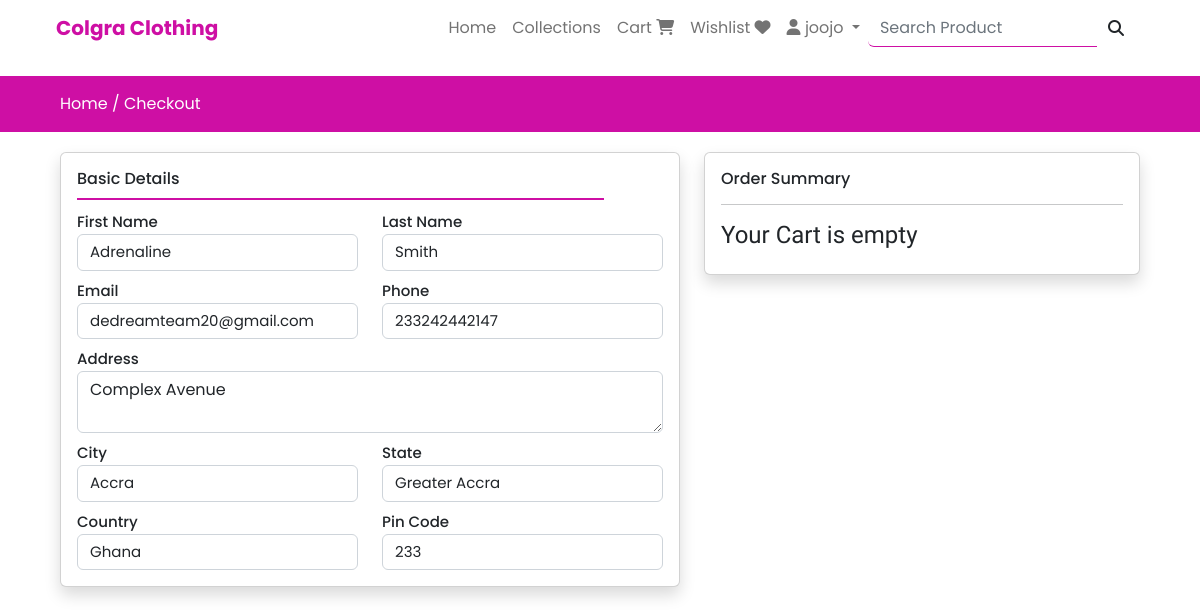
The page /checkout (signed in) on the database its author committed.
### store/models.py (models this page shows, shortened)
class CustomUser(AbstractUser):
    first_name = models.CharField(max_length=250, null=False, blank=False)
    last_name = models.CharField(max_length=250, null=False, blank=False)
    email = models.EmailField(max_length=250, null=False, blank=False)
    password1 = models.CharField(max_length=250, null=False, blank=False)
    password2 = models.CharField(max_length=250, null=False, blank=False)
    phone_number = models.PositiveIntegerField(null=True, blank=False)

class UserProfile(models.Model):
    user = models.OneToOneField(CustomUser, on_delete=models.CASCADE)
    phone = models.PositiveIntegerField(null=False)
    address = models.TextField(null=False)
    city = models.CharField(max_length=150, null=False)
    state = models.CharField(max_length=150, null=False)
    country = models.CharField(max_length=150, null=False)
    pincode = models.CharField(max_length=150, null=False)
    created_at = models.DateTimeField(auto_now_add=True)

### store/checkout/checkoutviews.py (the view)
# urls.py: path('checkout', checkoutviews.index, name='checkout'),
@login_required(login_url='login')
def index(request):
    raw_cart = models.Cart.objects.filter(user=request.user)
    for item in raw_cart:
        if item.product_qty > item.product.quantity:
            models.Cart.objects.delete(id=item.id)
    cart_items = models.Cart.objects.filter(user=request.user)
    total_price = 0
    for item in cart_items:
        total_price += item.product.selling_price * item.product_qty
    user_profile = models.UserProfile.objects.filter(user=request.user).first()
    total_price_paystack = total_price * 100
    ref = 'col'+str(random.randint(11111111, 99999999))
    while models.Payment.objects.filter(ref=ref) is None:
        ref = 'dstore'+str(random.randint(11111111, 99999999))
    context = {'cart_items':cart_items, 'total_price':total_price, 'amount':total_price_paystack, 'user_profile':user_profile, 'ref':ref}
    return render(request, 'store/layouts/checkout.html', context)

### store/templates/store/layouts/checkout.html (shortened to what this page needs)
{% extends 'store/layouts/base.html' %}
{% block content %}
<div class="py-3" style="background-color: #ce0fa4; margin: 20px 0">
  <div style="color: white" class="my-container">
    <a style="color: white" href="{% url 'home' %}">Home /</a>
    <a style="color: white" href="{% url 'checkout' %}"> Checkout</a>
  </div>
</div>
<div class="my-container">
  <form action="{% url 'place_order' %}" method="post" id="checkout-form">
    <div class="row">
      <div class="col-md-7">
        <div class="card shadow">
          <div class="card-body">
            <h6>Basic Details</h6>
            <div class="view-order-hr"></div>
            <div class="row checkout-form">
              <div class="col-md-6">
                <label for="">First Name</label>
                <input
                  name="fname"
                  type="text"
                  id = "first-name"
                  required
                  class="form-control"
                  value="{{request.user.first_name}}"
                  placeholder="Enter first Name"
                />
              </div>
              <div class="col-md-6">
                <label for="">Last Name</label>
                <input
                id = "last-name"
                  name="lname"
                  type="text"
                  required
                  class="form-control"
                  value="{{request.user.last_name}}"
                  placeholder="Enter last Name"
                />
              </div>
              <div class="col-md-6 mt-2">
                <label for="">Email</label>
                <input
                id = "email-address"
                  name="email"
                  type="text"
                  required
                  class="form-control"
                  value="{{request.user.email}}"
                  placeholder="example@email.com"
                />
              </div>
              <div class="col-md-6 mt-2">
                <label for="">Phone</label>
                <input
                id = "phone"
                  name="phone"
                  type="text"
                  required
                  class="form-control"
                  {% if user_profile.phone %}
                  value="{{user_profile.phone}}"
                  {% else %}
                  value = "{{request.user.phone_number}}"
                  {% endif %}
                  placeholder="Enter Phone Number"
                />
              </div>
              <div class="col-md-12 mt-2">
                <label for="">Address</label>
                <textarea
                id = "address"
                  name="address"
                  required
                  class="form-control"
                  placeholder="Enter City"
                >
{{user_profile.address}}</textarea
                >
              </div>
              <div class="col-md-6 mt-2">
                <label for="">City</label>
                <input
                id = "city"
                  name="city"
                  type="text"
                  required
                  class="form-control"
                  value="{{user_profile.city}}"
                  placeholder="Enter Delivery Address"
                />
              </div>
              <div class="col-md-6 mt-2">
                <label for="">State</label>
                <input
                id = "state"
                  name="state"
                  type="text"
                  required
                  class="form-control"
                  value="{{user_profile.state}}"
                  placeholder="Enter State"
                />
              </div>
              <div class="col-md-6 mt-2">
                <label for="">Country</label>
                <input
                id = "country"
                  name="country"
                  type="text"
                  required
                  class="form-control"
                  value="{{user_profile.country}}"
                  placeholder="Enter Country"
                />
              </div>
              <div class="col-md-6 mt-2">
                <label for="">Pin Code</label>
                <input
                id = "pin-code"
                  name="pincode"
                  type="text"
                  required
                  class="form-control"
                  value="{{user_profile.pincode}}"
                  placeholder="Enter Pin Code"
                />
              </div>
            </div>
          </div>
        </div>
      </div>
      <div class="col-md-5 mt-lg-0 mt-sm-4 mb-4">
        <div class="card shadow">
          <div class="card-body">
            <h6>Order Summary</h6>
            <hr />
            {% if cart_items %}
            <table class="table table-stripeds">
              <thead>
                <tr>
                  <th>Product</th>
                  <th>Qty</th>
                  <th>Unit Price</th>
                </tr>
              </thead>
              <tbody>
                {% for item in cart_items %}
                <tr>
                  <td>
                    <img
                      src="{{item.product.product_image.url}}"
                      alt=""
                      height="50px"
                      width="50px"
                    />
                    {{item.product.name}}
                  </td>
                  <td>{{item.product_qty}}</td>
                  <td>Ghs {{item.product.selling_price|stringformat:'d'}}</td>
                </tr>
                {% endfor %}
              </tbody>
            </table>
            <h6 class="fw-bold">
              Grand Total
              <span class="float-end">
                GHs {{total_price|stringformat:'d'}}
              </span>
            </h6>
            <input type="hidden" name="payment_mode" value="COD" />
            <input type="hidden" name="amount" value="{{total_price}}" />
            <input type="hidden" name="ref" value="{{ref}}">
              <button class="btn btn-success col-md-12 mt-3" type="submit" onclick="payWithPaystack()">Pay Online</button>
            {% else %}
            <h4>Your Cart is empty</h4>
            {% endif %}
          </div>
        </div>
      </div>
    </div>
  </form>
</div>
{% endblock content %}

### store/templates/store/inc/navbar.html (shortened to what this page needs)
<nav class="navbar navbar-expand-lg navbar-light px-sm-2">
        <div class="container-fluid px-lg-5 px-md-4 px-sm-4">
          <a style="color: #CE0FA4" class="navbar-brand" href="{% url 'home'%}"><b>Colgra Clothing</b></a>
      <div class="collapse navbar-collapse mx-2" id="navbarNav">
        <ul class="navbar-nav ms-auto">
          <li class="nav-item">
            <a class="nav-link {% if request.resolver_match.url_name == 'home' %}active fw-bold{% endif %}" aria-current="page" href="{% url 'home'%}">Home</a>
          </li>
          <li class="nav-item">
            <a class="nav-link {% if request.resolver_match.url_name == 'collections' %}active fw-bold{% endif %}" href="{% url 'collections' %}">Collections</a>
          </li>
          <li><a class="nav-link {% if request.resolver_match.url_name == 'cart' %}active fw-bold{% endif %}" href="{% url 'cart' %}">Cart <i class="fa-solid fa-cart-shopping"></i></a></li>
            <li><a class="nav-link {% if request.resolver_match.url_name == 'wishlist' %}active fw-bold{% endif %}" href="{% url 'wishlist' %}">Wishlist <i class="fa-solid fa-heart"></i></a></li>
          {% if request.user.is_authenticated %}
          <li class="nav-item dropdown">
            <a class="nav-link dropdown-toggle" href="#" id="navbarDropdownMenuLink" role="button" data-bs-toggle="dropdown" aria-expanded="false">
              <i class="fa-solid fa-user"></i> {{request.user.username|truncatechars:5}}
            </a>
          </li>
          {% endif %}
        </ul>
        <div class="search-bar">
          <form action="{% url 'search-product' %}" method="post">
          <div class="input-group">
            <input style="background-color:transparent; border:none; border-bottom: 1px solid #CE0FA4; box-shadow: none;" required name="prod_search" type="search" class="form-control search_input" id ="search-product" placeholder="Search Product">
            <button style="background-color:transparent; border:none; " type="submit" class="input-group-text"> <i class="fa fa-search"></i> </button>
          </div>
        </form>
        </div>
      </div>
    </div>
  </nav>

### static/css/custom.css (style rules this page uses)
.my-container { padding-left: 60px; padding-right: 60px; }
.checkout-form label { font-size: 15px; font-weight: 500; }
.checkout-form input { font-size: 15px; }
.search-bar { width: 30% !important; }
.view-order-hr { width: 90%; background-color: #ce0fa4; height: 2px; margin: 10px 0 10px 0; }

### store/templates/store/layouts/base.html (style rules this page uses)
a { text-decoration:none; }
body { font-family: 'Poppins', sans-serif; }
h1,h2,h3,h4,h5 { font-family: 'Nuosu SIL', serif; }

### rows shown on the page
CustomUser: user.username "joojo", fname "Adrenaline", lname "Smith", email "dedreamteam20@gmail.com"
UserProfile: phone "233242442147", address "Complex Avenue", city "Accra", state "Greater Accra", country "Ghana", pincode "233"
